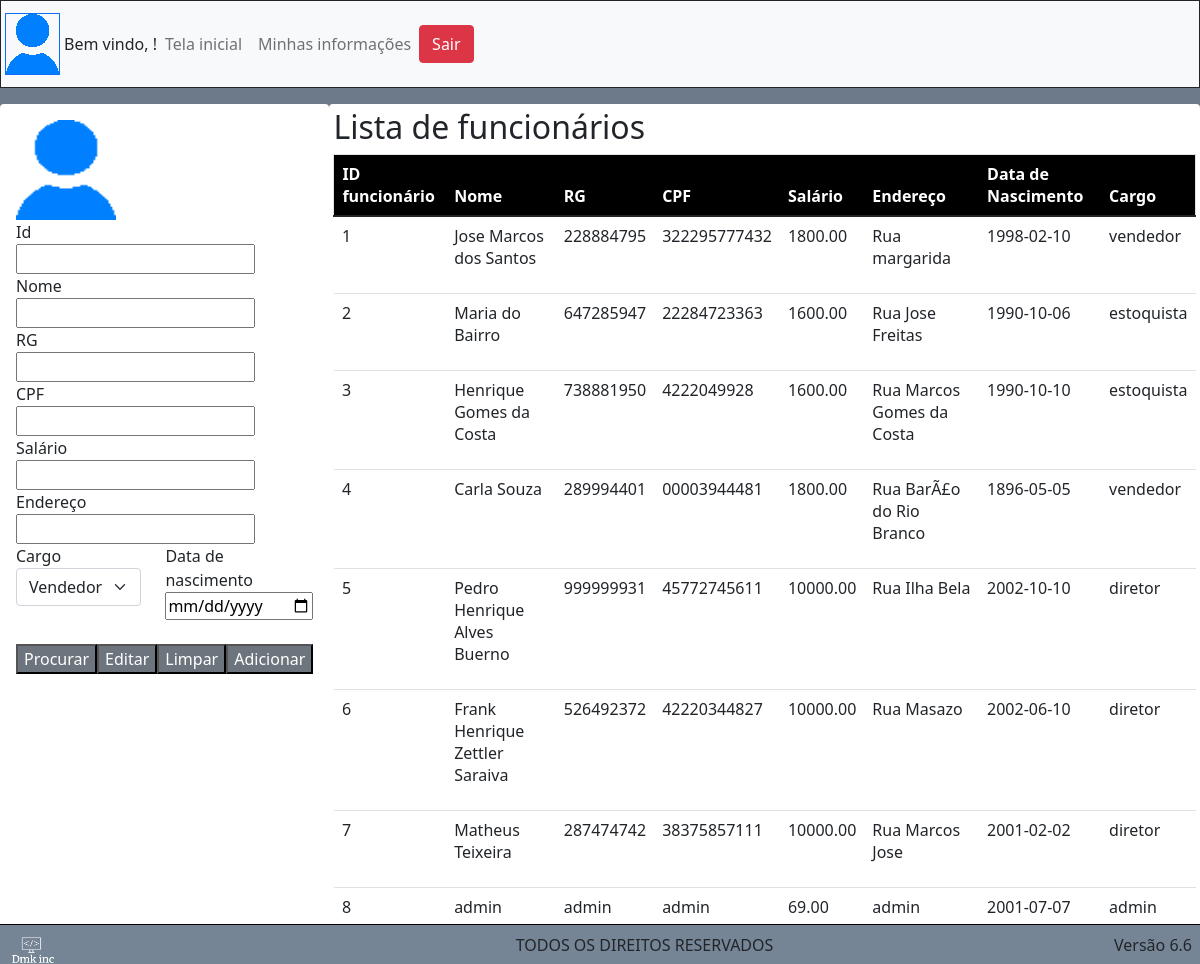
Screenshot of /emplyeeMan.php with the database file from the repository.
### tables this page shows
CREATE TABLE `tb_funcionario` (
  `id_funcionario` int(11) NOT NULL,
  `nm_funcionario` varchar(60) NOT NULL,
  `ds_rg` varchar(10) NOT NULL,
  `ds_cpf` varchar(15) NOT NULL,
  `vl_salario` decimal(10,2) NOT NULL,
  `ds_endereco` varchar(60) NOT NULL,
  `dt_nascimento` date NOT NULL,
  `ds_cargo` varchar(60) NOT NULL,
  `ds_senha` varchar(50) NOT NULL
);

### php/useFunctions.php (the view, shortened to what this page needs)
<?php
function numberOfEmployees(){
  include 'connect.php';
  $sql = "SELECT * FROM tb_funcionario ORDER BY id_funcionario DESC LIMIT 1";
  $dados = mysqli_query($conection, $sql);
  $linha = mysqli_fetch_assoc($dados);
  return $linha['id_funcionario'];
}
function showEmployees(){
  include 'connect.php';
  for($i = 0; $i <= numberOfEmployees(); $i++){
      $sql = "SELECT id_funcionario, nm_funcionario, ds_rg, ds_cpf, vl_salario, ds_endereco, dt_nascimento, ds_cargo, ds_senha FROM tb_funcionario where id_funcionario = $i;";
      $dados = mysqli_query($conection, $sql);
      $linha = mysqli_fetch_assoc($dados);
      if($linha != null){
          echo
          "<tr>
              <td>
                <p>".$linha['id_funcionario']."</p>
              </td>
              <td>
                <p>".$linha['nm_funcionario']."</p>
              </td>
              <td>
                <p>".$linha['ds_rg']."</p>
              </td>
              <td>
                <p>".$linha['ds_cpf']."</p>
              </td>
                <td>
                <p>".$linha['vl_salario']."</p>
              </td>
              <td>
                <p>".$linha['ds_endereco']."</p>
              </td>
              <td>
                <p>".$linha['dt_nascimento']."</p>
              </td>
              <td>
                <p>".$linha['ds_cargo']."</p>
              </td>
            </tr>";
      }
  }
}

### php/footer.php
<footer class = 'footer '>
    <div class=" d-flex justify-content-between m-2">
        <div class="">
            <img src="./Images/logo.png" width="25%" class="m-1">
        </div>
        <div class="" class="m-1">
            <p> TODOS OS DIREITOS RESERVADOS </p>
        </div>
        <div class="" class="m-1">
            <p> Versão 6.6 </p>
        </div>
    </div>
</footer>

### header.php (shortened to what this page needs)
<?php
    include 'php/footer.php';
?>
<!DOCTYPE html>
<html>
    <head>
        <link href="https://cdn.jsdelivr.net/npm/bootstrap@5.1.1/dist/css/bootstrap.min.css" rel="stylesheet">
        <link href="Styles/main.css" rel="stylesheet">
    </head>

### emplyeeMan.php (shortened to what this page needs)
<?php
	include_once 'php/connect.php';
    include 'header.php';
    include 'php/useFunctions.php'
?>
    <body class="container-inicial">
            <?php include 'nav.php' ?>
            <div class="d-flex justify-content-start">
              <div class="d-flex justify-content-center bg-white mx-auto mt-3 rounded" style="width: 30%;">
                <form class="m-3" method="POST" action="php/cadastroFunc.php">
                    <div class="row">
                        <div class="col">
                            <img src="Images/default-user.png" width="100px" height="100px">
                        </div>
                        <div class="col">
                            <label for="idFunc">Id</label>
                            <input type="text" name="idFunc" id="idFunc" value="<?php echo isset($_GET['id'])? $_GET['id']: '' ;?>">
                        </div>
                    </div>
                    <div class="row">
                        <div class="col">
                            <label for="nomeFunc">Nome</label>
                            <input type="text" id="nomeFunc" name="nameFunc" data-required data-only-letters value="<?php echo isset($_GET['nome'])? $_GET['nome']: '' ;?>">
                        </div>
                        <div class="col">
                            <label for="rgFunc">RG</label></br>
                            <input type="text" id="rgFunc" name="rgFunc" data-required value="<?php echo isset($_GET['rg'])? $_GET['rg']: '' ;?>">
                        </div>
                    </div>
                    <div class="row">
                        <div class="col">
                            <label for="cpfFunc">CPF</label></br>
                            <input type="text" id="cpfFunc" name="cpfFunc" data-required value="<?php echo isset($_GET['cpf'])? $_GET['cpf']: '' ;?>">
                        </div>
                        <div class="col">
                            <label for="salFunc">Salário</label></br>
                            <input type="number" id="salFunc" step="0.01"  name="salFunc" data-required value="<?php echo isset($_GET['sal'])? $_GET['sal']: '' ;?>">
                        </div>
                    </div>
                    <div class="row">
                        <div class="col">
                            <label for="endFunc">Endereço</label></br>
                            <input type="text" id="endFunc" name="endFunc" data-required value="<?php echo isset($_GET['end'])? $_GET['end']: '' ;?>">
                        </div>
                    </div>
                    <div class="row">
                        <div class="col">
                            <label for="cargoFunc">Cargo</label></br>
                            <select class="form-select" aria-label="Default select example" id="cargoFunc" name="cargoFunc">
                            <option selected = "selected"><?php echo isset($_GET['cargo'])? $_GET['cargo']: 'Vendedor' ;?></option>
                            </select>
                        </div>
                        <div class="col">
                            <label for="nascFunc">Data de nascimento</label></br>
                            <input type="date" id="nascFunc" name="nascFunc" data-required value="<?php echo isset($_GET['nasc'])? $_GET['nasc']: '' ;?>">
                        </div>
                    </div>
                <div class="d-flex justify-content-center">
                <button id="btnSearchModProd" name="submit" value="search" class="btn-rounded bg-secondary text-white">Procurar</button>
                <button id="btnEditModProd" name="submit" value="edit" class="btn-rounded bg-secondary text-white">Editar</button>
                <button id="btnCancelModProd" name="submit" value="cancel" class="btn-rounded bg-secondary text-white" onclick="limpa()">Limpar</button>
                <button id="btnAddModProd" name="submit" value="add" class="btn-rounded bg-secondary text-white">Adicionar</button>
                </div>
                </form>
            </div>
            <div class=" bg-white mx-auto mt-3 rounded" style="width: 80vw;">
            <div class="m-1 border-bottom">
            <div class="" id="">
                <form>
                <h2>Lista de funcionários </h2>
                <table class="table">
                    <thead class="thead-dark border text-white bg-black mt-3">
                    <tr>
                        <th scope="col">ID funcionário</th>
                        <th scope="col">Nome</th>
                        <th scope="col">RG</th>
                        <th scope="col">CPF</th>
                        <th scope="col">Salário</th>
                        <th scope="col">Endereço</th>
                        <th scope="col">Data de Nascimento</th>
                        <th scope="col">Cargo</th>
                    </tr>
                    </thead>
                    <tbody>
                    <?php showEmployees(); ?>
                    </tbody>
                </table>
                </form>
            </div>
            </div>
    </body>
</html>

### nav.php
<nav class="navbar navbar-expand-lg navbar-light bg-light border-bottom border border-dark">
  <img src="Images/default-user.png" class="navbar-brand border border-primary p-0 m-1" href="#">Bem vindo, <?php echo isset($_SESSION['u_user'])? $_SESSION['u_user']: '';?>!</a>
    <ul class="navbar-nav mr-auto">
      <li class="nav-item active">
        <a class="nav-link" href="telaInicial.php">Tela inicial</a>
      </li>
      <li class="nav-item">
        <a class="nav-link" href="userPanel.php">Minhas informações</a>
      </li>
    </ul>
    <form method="post" action="php/logout.php">
    <button type="submit" class="btn btn-danger mt-3" value="submit">Sair</button>
    </form>
</nav>

### Styles/main.css (style rules this page uses)
.container-inicial { width: 100%; height: 100vh; background: #6C7A89; }
.footer { position: fixed; visibility: visible; background: #768596; width: 100%; bottom:0; left:0; border-top: 1px solid black; height: 40px; }

### rows the page displays
tb_funcionario: tb_funcionario.id_funcionario "1", tb_funcionario.nm_funcionario "Jose Marcos dos Santos", tb_funcionario.ds_rg "228884795", tb_funcionario.ds_cpf "322295777432", tb_funcionario.vl_salario "1800.00", tb_funcionario.ds_endereco "Rua margarida", tb_funcionario.dt_nascimento "1998-02-10", tb_funcionario.ds_cargo "vendedor", tb_funcionario.id_funcionario "2", tb_funcionario.nm_funcionario "Maria do Bairro", tb_funcionario.ds_rg "647285947", tb_funcionario.ds_cpf "22284723363", tb_funcionario.vl_salario "1600.00", tb_funcionario.ds_endereco "Rua Jose Freitas", tb_funcionario.dt_nascimento "1990-10-06", tb_funcionario.ds_cargo "estoquista", tb_funcionario.id_funcionario "3", tb_funcionario.nm_funcionario "Henrique Gomes da Costa", tb_funcionario.ds_rg "738881950", tb_funcionario.ds_cpf "4222049928", tb_funcionario.ds_endereco "Rua Marcos Gomes da Costa", tb_funcionario.dt_nascimento "1990-10-10", tb_funcionario.id_funcionario "4", tb_funcionario.nm_funcionario "Carla Souza", tb_funcionario.ds_rg "289994401", tb_funcionario.ds_cpf "00003944481", tb_funcionario.ds_endereco "Rua BarÃ£o do Rio Branco", tb_funcionario.dt_nascimento "1896-05-05", tb_funcionario.id_funcionario "5", tb_funcionario.nm_funcionario "Pedro Henrique Alves Buerno", tb_funcionario.ds_rg "999999931", tb_funcionario.ds_cpf "45772745611", tb_funcionario.vl_salario "10000.00", tb_funcionario.ds_endereco "Rua Ilha Bela", tb_funcionario.dt_nascimento "2002-10-10", tb_funcionario.ds_cargo "diretor", tb_funcionario.id_funcionario "6", tb_funcionario.nm_funcionario "Frank Henrique Zettler Saraiva", tb_funcionario.ds_rg "526492372", tb_funcionario.ds_cpf "42220344827", tb_funcionario.ds_endereco "Rua Masazo", tb_funcionario.dt_nascimento "2002-06-10", tb_funcionario.id_funcionario "7", tb_funcionario.nm_funcionario "Matheus Teixeira", tb_funcionario.ds_rg "287474742", tb_funcionario.ds_cpf "38375857111", tb_funcionario.ds_endereco "Rua Marcos Jose", tb_funcionario.dt_nascimento "2001-02-02", id_funcionario "8", nm_funcionario "admin", ds_rg "admin", ds_cpf "admin", vl_salario "69.00", ds_endereco "admin", dt_nascimento "2001-07-07", ds_cargo "admin"
